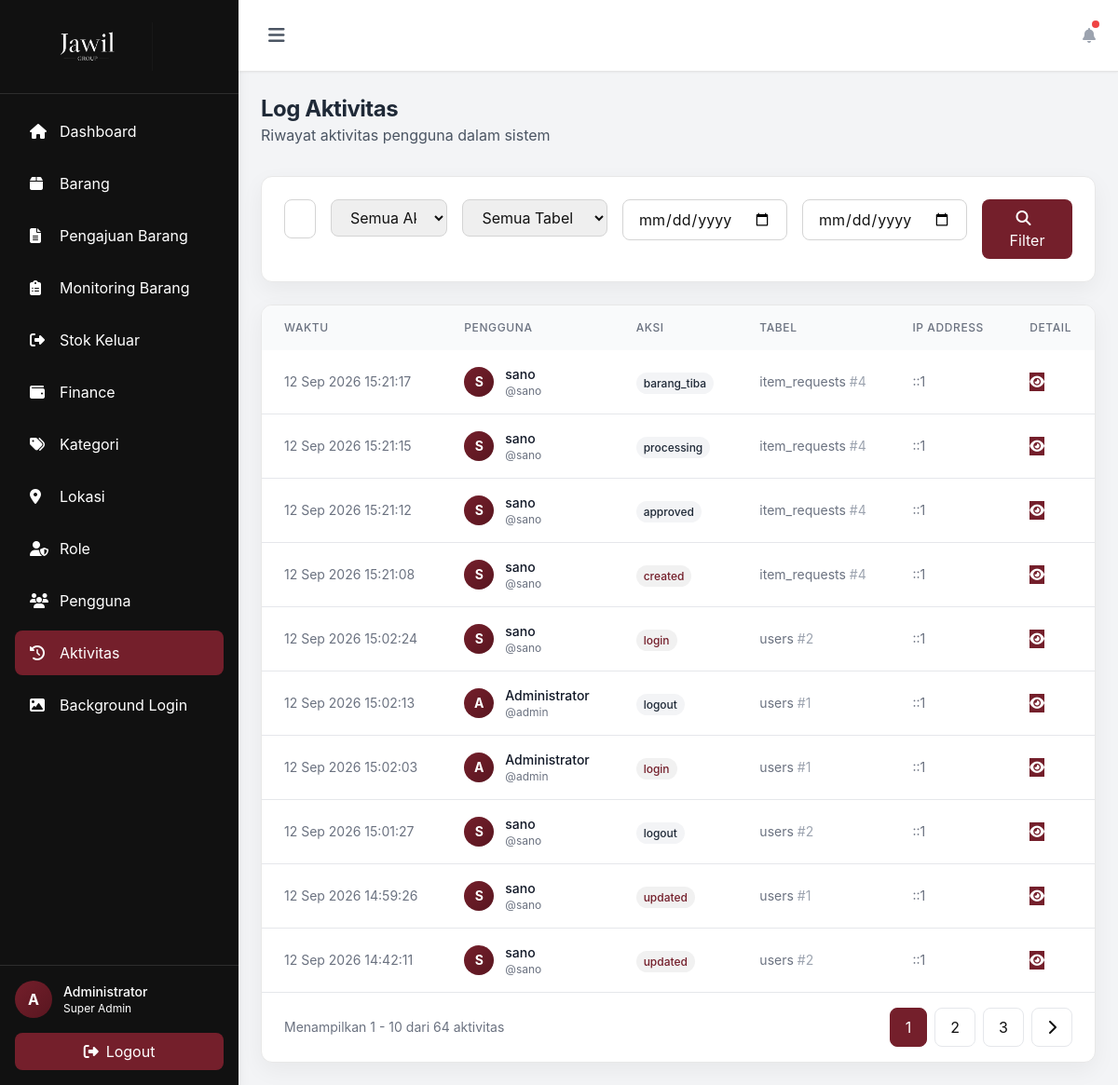
The page /logs.php (signed in) on the database as committed earlier.
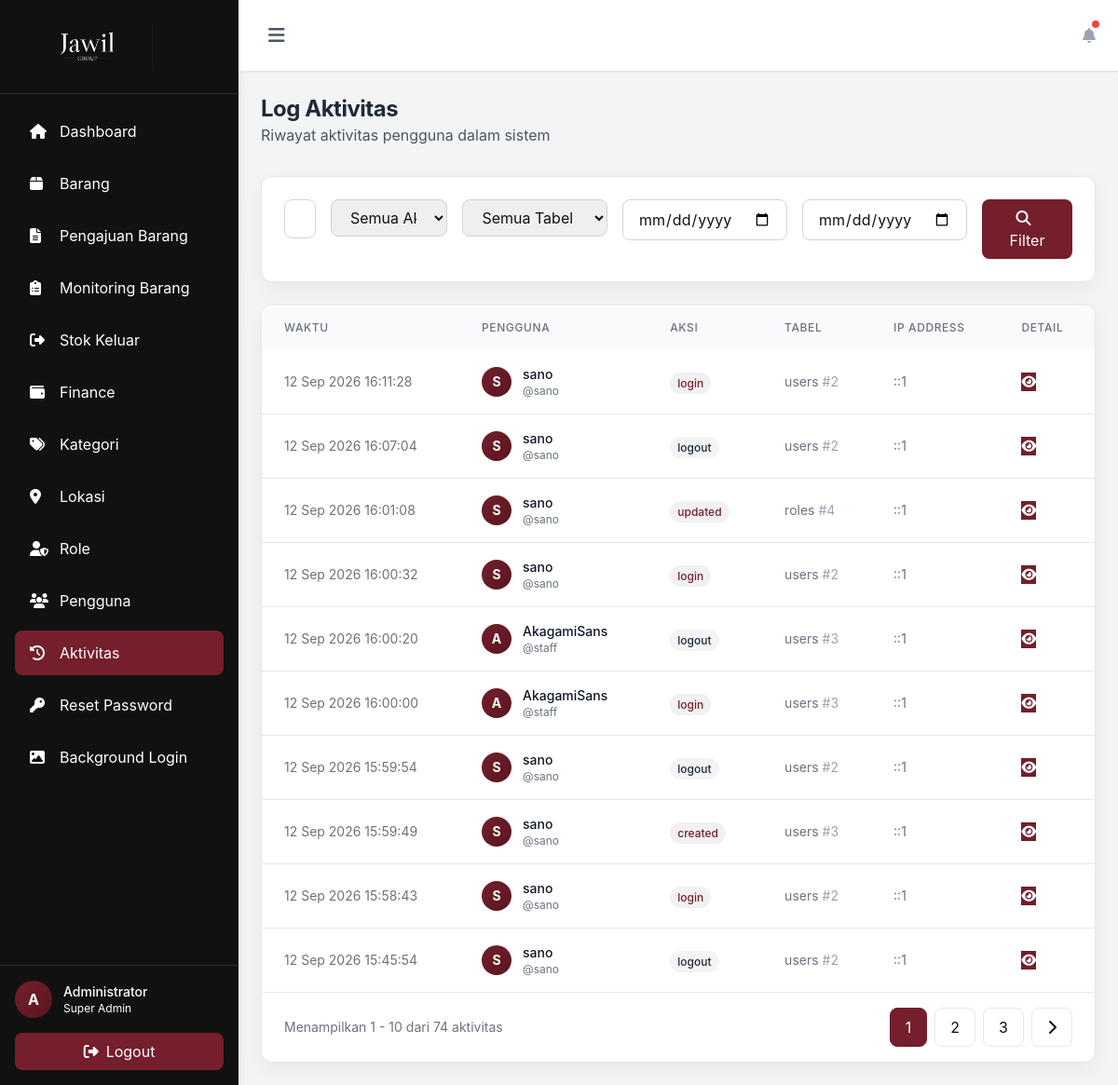
The same page on the database as committed later.
### tables this page shows
CREATE TABLE `menus` (
  `id` int(11) NOT NULL,
  `menu_name` varchar(50) NOT NULL,
  `menu_label` varchar(100) NOT NULL,
  `menu_icon` varchar(50) NOT NULL,
  `menu_url` varchar(100) NOT NULL,
  `menu_order` int(11) DEFAULT 0,
  `is_active` tinyint(1) DEFAULT 1,
  `created_at` timestamp NOT NULL DEFAULT current_timestamp()
);

CREATE TABLE `activity_logs` (
  `id` int(11) NOT NULL,
  `user_id` int(11) DEFAULT NULL,
  `action` varchar(50) NOT NULL,
  `table_name` varchar(50) DEFAULT NULL,
  `record_id` int(11) DEFAULT NULL,
  `old_values` longtext DEFAULT NULL CHECK (json_valid(`old_values`)),
  `new_values` longtext DEFAULT NULL CHECK (json_valid(`new_values`)),
  `ip_address` varchar(45) DEFAULT NULL,
  `user_agent` text DEFAULT NULL,
  `created_at` timestamp NOT NULL DEFAULT current_timestamp()
);

CREATE TABLE `users` (
  `id` int(11) NOT NULL,
  `employee_id` varchar(50) DEFAULT NULL,
  `username` varchar(50) NOT NULL,
  `email` varchar(100) NOT NULL,
  `password` varchar(255) NOT NULL,
  `full_name` varchar(100) NOT NULL,
  `profile_photo` varchar(255) DEFAULT NULL,
  `role_id` int(11) NOT NULL,
  `is_active` tinyint(1) DEFAULT 1,
  `created_at` timestamp NOT NULL DEFAULT current_timestamp(),
  `updated_at` timestamp NOT NULL DEFAULT current_timestamp() ON UPDATE current_timestamp()
);

### includes/db.php (called while the page is built, shortened)
<?php
class Database {
    private static $instance = null;
    private $connection;
    private function __construct() {
        try {
            $this->connection = new PDO(
                "mysql:host=" . DB_HOST . ";dbname=" . DB_NAME . ";charset=utf8mb4",
                DB_USER,
                DB_PASS,
                [
                    PDO::ATTR_ERRMODE => PDO::ERRMODE_EXCEPTION,
                    PDO::ATTR_DEFAULT_FETCH_MODE => PDO::FETCH_ASSOC,
                    PDO::ATTR_EMULATE_PREPARES => false
                ]
            );
        } catch (PDOException $e) {
            die("Database connection failed: " . $e->getMessage());
        }
    }
    public static function getInstance() {
        if (self::$instance === null) {
            self::$instance = new Database();
        }
        return self::$instance;
    }
    public function query($sql, $params = []) {
        try {
            $stmt = $this->connection->prepare($sql);
            $stmt->execute($params);
            return $stmt;
        } catch (PDOException $e) {
            throw new Exception("Query failed: " . $e->getMessage());
        }
    }
    public function fetchAll($sql, $params = []) {
        $stmt = $this->query($sql, $params);
        return $stmt->fetchAll();
    }
    public function fetchOne($sql, $params = []) {
        $stmt = $this->query($sql, $params);
        return $stmt->fetch();
    }
}
?>

### includes/auth.php (called while the page is built, shortened)
<?php
require_once __DIR__ . '/db.php';
class Auth {
    public function isLoggedIn() {
        return isset($_SESSION['user_id']) && isset($_SESSION['last_activity']);
    }
    public function getAccessibleMenus() {
        $roleId = $_SESSION['role_id'];
        $db = Database::getInstance();
        try {
            $sql = "SELECT m.*
                    FROM menus m
                    JOIN role_menu_access rma ON m.id = rma.menu_id
                    WHERE rma.role_id = ? AND rma.can_view = 1 AND m.is_active = 1
                    ORDER BY m.menu_order";
            $menus = $db->fetchAll($sql, [$roleId]);
            return $menus;
        } catch (Exception $e) {
            if ($this->isSuperAdmin()) {
                try {
                    return $db->fetchAll("SELECT * FROM menus WHERE is_active = 1 ORDER BY menu_order");
                } catch (Exception $e2) {
                    return [
                        ['menu_name' => 'dashboard', 'menu_label' => 'Dashboard', 'menu_icon' => 'fa-home', 'menu_url' => 'dashboard.php'],
                        ['menu_name' => 'items', 'menu_label' => 'Barang', 'menu_icon' => 'fa-box', 'menu_url' => 'items.php'],
                        ['menu_name' => 'categories', 'menu_label' => 'Kategori', 'menu_icon' => 'fa-tags', 'menu_url' => 'categories.php'],
                        ['menu_name' => 'locations', 'menu_label' => 'Lokasi', 'menu_icon' => 'fa-map-marker-alt', 'menu_url' => 'locations.php'],
                        ['menu_name' => 'roles', 'menu_label' => 'Role', 'menu_icon' => 'fa-user-shield', 'menu_url' => 'roles.php'],
                        ['menu_name' => 'users', 'menu_label' => 'Pengguna', 'menu_icon' => 'fa-users', 'menu_url' => 'users.php'],
                        ['menu_name' => 'logs', 'menu_label' => 'Aktivitas', 'menu_icon' => 'fa-history', 'menu_url' => 'logs.php']
                    ];
                }
            }
            return [];
        }
    }
}
$auth = new Auth();
?>

### logs.php (the view, shortened to what the changed rows need)
<?php
require_once 'includes/header.php';
$db = Database::getInstance();
$search = $_GET['search'] ?? '';
$actionFilter = $_GET['action'] ?? '';
$tableFilter = $_GET['table'] ?? '';
$dateFrom = $_GET['date_from'] ?? '';
$dateTo = $_GET['date_to'] ?? '';
$where = ['1=1'];
$params = [];
$whereClause = implode(' AND ', $where);
$page = max(1, intval($_GET['page'] ?? 1));
$offset = ($page - 1) * ITEMS_PER_PAGE;
$logs = $db->fetchAll("
    SELECT al.*, u.full_name, u.username
    FROM activity_logs al
    LEFT JOIN users u ON al.user_id = u.id
    WHERE $whereClause
    ORDER BY al.created_at DESC
    LIMIT " . ITEMS_PER_PAGE . " OFFSET $offset
", $params);
$totalLogs = $db->fetchOne("
    SELECT COUNT(*) as count
    FROM activity_logs al
    LEFT JOIN users u ON al.user_id = u.id
    WHERE $whereClause
", $params)['count'];
$totalPages = ceil($totalLogs / ITEMS_PER_PAGE);
?>
<div class="mb-8">
    <div>
        <h2 class="text-2xl font-bold text-gray-800">Log Aktivitas</h2>
    </div>
</div>
<div class="bg-white rounded-xl shadow-sm overflow-hidden">
    <div class="overflow-x-auto">
        <table class="w-full">
            <thead class="bg-gray-50">
                <tr>
                    <th class="px-6 py-4 text-left text-xs font-medium text-gray-500 uppercase tracking-wider">Waktu</th>
                    <th class="px-6 py-4 text-left text-xs font-medium text-gray-500 uppercase tracking-wider">Pengguna</th>
                    <th class="px-6 py-4 text-left text-xs font-medium text-gray-500 uppercase tracking-wider">Aksi</th>
                    <th class="px-6 py-4 text-left text-xs font-medium text-gray-500 uppercase tracking-wider">Tabel</th>
                    <th class="px-6 py-4 text-left text-xs font-medium text-gray-500 uppercase tracking-wider">IP Address</th>
                    <th class="px-6 py-4 text-left text-xs font-medium text-gray-500 uppercase tracking-wider">Detail</th>
                </tr>
            </thead>
            <tbody class="divide-y divide-gray-200">
                <?php if (count($logs) > 0): ?>
                    <?php foreach ($logs as $log): ?>
                        <tr class="hover:bg-gray-50">
                            <td class="px-6 py-4 whitespace-nowrap text-sm text-gray-500">
                                <?php echo date('d M Y H:i:s', strtotime($log['created_at'])); ?>
                            </td>
                            <td class="px-6 py-4 whitespace-nowrap">
                                <div class="flex items-center">
                                    <div class="w-8 h-8 bg-gradient-to-r from-purple-600 to-indigo-600 rounded-full flex items-center justify-center text-white text-sm font-bold mr-3">
                                        <?php echo strtoupper(substr($log['full_name'] ?? 'S', 0, 1)); ?>
                                    </div>
                                    <div>
                                        <p class="text-sm font-medium text-gray-900"><?php echo htmlspecialchars($log['full_name'] ?? 'System'); ?></p>
                                        <p class="text-xs text-gray-500">@<?php echo htmlspecialchars($log['username'] ?? '-'); ?></p>
                                    </div>
                                </div>
                            </td>
                            <td class="px-6 py-4 whitespace-nowrap">
                                <?php
                                $actionColors = [
                                    'created' => 'bg-green-100 text-green-800',
                                    'updated' => 'bg-blue-100 text-blue-800',
                                    'deleted' => 'bg-red-100 text-red-800',
                                    'login' => 'bg-purple-100 text-purple-800',
                                    'logout' => 'bg-gray-100 text-gray-800'
                                ];
                                $color = $actionColors[$log['action']] ?? 'bg-gray-100 text-gray-800';
                                ?>
                                <span class="px-2 py-1 rounded-full text-xs font-medium <?php echo $color; ?>">
                                    <?php echo htmlspecialchars($log['action']); ?>
                                </span>
                            </td>
                            <td class="px-6 py-4 whitespace-nowrap text-sm text-gray-500">
                                <?php echo $log['table_name'] ? htmlspecialchars($log['table_name']) : '-'; ?>
                                <?php if ($log['record_id']): ?>
                                    <span class="text-gray-400">#<?php echo $log['record_id']; ?></span>
                                <?php endif; ?>
                            </td>
                            <td class="px-6 py-4 whitespace-nowrap text-sm text-gray-500">
                                <?php echo htmlspecialchars($log['ip_address'] ?? '-'); ?>
                            </td>
                            <td class="px-6 py-4 whitespace-nowrap text-sm">
                                <button onclick="showDetail(<?php echo $log['id']; ?>)" class="text-purple-600 hover:text-purple-800" title="Lihat Detail">
                                    <i class="fas fa-eye"></i>
                                </button>
                            </td>
                        </tr>
                    <?php endforeach; ?>
                <?php endif; ?>
            </tbody>
        </table>
    </div>
    <?php if ($totalPages > 1): ?>
        <div class="px-6 py-4 border-t flex items-center justify-between">
            <p class="text-sm text-gray-500">
                Menampilkan <?php echo ($offset + 1); ?> - <?php echo min($offset + ITEMS_PER_PAGE, $totalLogs); ?> dari <?php echo $totalLogs; ?> aktivitas
            </p>
            <div class="flex space-x-2">
                <?php for ($i = max(1, $page - 2); $i <= min($totalPages, $page + 2); $i++): ?>
                    <a href="?page=<?php echo $i; ?>&search=<?php echo urlencode($search); ?>&action=<?php echo $actionFilter; ?>&table=<?php echo $tableFilter; ?>&date_from=<?php echo $dateFrom; ?>&date_to=<?php echo $dateTo; ?>"
                        class="px-4 py-2 border rounded-lg <?php echo $i == $page ? 'bg-purple-600 text-white' : 'hover:bg-gray-50'; ?>">
                        <?php echo $i; ?>
                    </a>
                <?php endfor; ?>
                <?php if ($page < $totalPages): ?>
                    <a href="?page=<?php echo $page + 1; ?>&search=<?php echo urlencode($search); ?>&action=<?php echo $actionFilter; ?>&table=<?php echo $tableFilter; ?>&date_from=<?php echo $dateFrom; ?>&date_to=<?php echo $dateTo; ?>"
                        class="px-4 py-2 border rounded-lg hover:bg-gray-50">
                        <i class="fas fa-chevron-right"></i>
                    </a>
                <?php endif; ?>
            </div>
        </div>
    <?php endif; ?>
</div>
<?php require_once 'includes/footer.php'; ?>

### includes/header.php (shortened to what the changed rows need)
<?php
require_once __DIR__ . '/auth.php';
$auth->requireLogin();
?>
<!DOCTYPE html>
<html lang="id">
<head>
    <script src="https://cdn.tailwindcss.com"></script>
    <link rel="stylesheet" href="https://cdnjs.cloudflare.com/ajax/libs/font-awesome/6.4.0/css/all.min.css">
</head>
<body class="bg-gray-100">
    <div class="flex h-screen overflow-hidden">
        <aside id="desktopSidebar" class="w-64 bg-white shadow-lg flex-shrink-0 hidden md:block">
            <nav class="p-4 space-y-2">
                <?php
                $accessibleMenus = $auth->getAccessibleMenus();
                foreach ($accessibleMenus as $menu):
                ?>
                <a href="<?php echo $menu['menu_url']; ?>" class="sidebar-link flex items-center space-x-3 px-4 py-3 rounded-lg text-gray-700 transition <?php echo basename($_SERVER['PHP_SELF']) == basename($menu['menu_url']) ? 'active' : ''; ?>">
                    <i class="fas <?php echo $menu['menu_icon']; ?> w-5"></i>
                    <span><?php echo $menu['menu_label']; ?></span>
                </a>
                <?php endforeach; ?>
            </nav>
        </aside>
        <div class="flex-1 flex flex-col overflow-hidden">
            <main class="flex-1 overflow-y-auto p-6">

Rows that differ between the two databases and show on the page:
no longer on this page (row unchanged): activity_logs: created_at "12 Sep 2026 15:21:17", user.full_name "S", user.full_name "sano", user.username "sano", action "barang_tiba", table_name "item_requests", record "4", ip_address "::1"
no longer on this page (row unchanged): activity_logs: created_at "12 Sep 2026 15:21:15", user.full_name "S", user.full_name "sano", user.username "sano", action "processing", table_name "item_requests", record "4", ip_address "::1"
no longer on this page (row unchanged): activity_logs: created_at "12 Sep 2026 15:21:12", user.full_name "S", user.full_name "sano", user.username "sano", action "approved", table_name "item_requests", record "4", ip_address "::1"
no longer on this page (row unchanged): activity_logs: created_at "12 Sep 2026 15:21:08", user.full_name "S", user.full_name "sano", user.username "sano", action "created", table_name "item_requests", record "4", ip_address "::1"
no longer on this page (row unchanged): activity_logs: created_at "12 Sep 2026 15:02:24", user.full_name "S", user.full_name "sano", user.username "sano", action "login", table_name "users", record "2", ip_address "::1"
no longer on this page (row unchanged): activity_logs: created_at "12 Sep 2026 15:02:13", user.full_name "A", user.full_name "Administrator", user.username "admin", action "logout", table_name "users", record "1", ip_address "::1"
no longer on this page (row unchanged): activity_logs: created_at "12 Sep 2026 15:02:03", user.full_name "A", user.full_name "Administrator", user.username "admin", action "login", table_name "users", record "1", ip_address "::1"
no longer on this page (row unchanged): activity_logs: created_at "12 Sep 2026 15:01:27", user.full_name "S", user.full_name "sano", user.username "sano", action "logout", table_name "users", record "2", ip_address "::1"
no longer on this page (row unchanged): activity_logs: created_at "12 Sep 2026 14:59:26", user.full_name "S", user.full_name "sano", user.username "sano", action "updated", table_name "users", record "1", ip_address "::1"
no longer on this page (row unchanged): activity_logs: created_at "12 Sep 2026 14:42:11", user.full_name "S", user.full_name "sano", user.username "sano", action "updated", table_name "users", record "2", ip_address "::1"
added menus: menu_label "Reset Password"
added activity_logs: created_at "12 Sep 2026 16:11:28", user.full_name "S", user.full_name "sano", user.username "sano", action "login", table_name "users", record "2", ip_address "::1"
added activity_logs: created_at "12 Sep 2026 16:07:04", user.full_name "S", user.full_name "sano", user.username "sano", action "logout", table_name "users", record "2", ip_address "::1"
added activity_logs: created_at "12 Sep 2026 16:01:08", user.full_name "S", user.full_name "sano", user.username "sano", action "updated", table_name "roles", record "4", ip_address "::1"
added activity_logs: created_at "12 Sep 2026 16:00:32", user.full_name "S", user.full_name "sano", user.username "sano", action "login", table_name "users", record "2", ip_address "::1"
added activity_logs: created_at "12 Sep 2026 16:00:20", user.full_name "A", user.full_name "AkagamiSans", user.username "staff", action "logout", table_name "users", record "3", ip_address "::1"
added activity_logs: created_at "12 Sep 2026 16:00:00", user.full_name "A", user.full_name "AkagamiSans", user.username "staff", action "login", table_name "users", record "3", ip_address "::1"
added activity_logs: created_at "12 Sep 2026 15:59:54", user.full_name "S", user.full_name "sano", user.username "sano", action "logout", table_name "users", record "2", ip_address "::1"
added activity_logs: created_at "12 Sep 2026 15:59:49", user.full_name "S", user.full_name "sano", user.username "sano", action "created", table_name "users", record "3", ip_address "::1"
added activity_logs: created_at "12 Sep 2026 15:58:43", user.full_name "S", user.full_name "sano", user.username "sano", action "login", table_name "users", record "2", ip_address "::1"
added activity_logs: created_at "12 Sep 2026 15:45:54", user.full_name "S", user.full_name "sano", user.username "sano", action "logout", table_name "users", record "2", ip_address "::1"
Other text that changed with them:
$totalLogs: "64" → "74"
